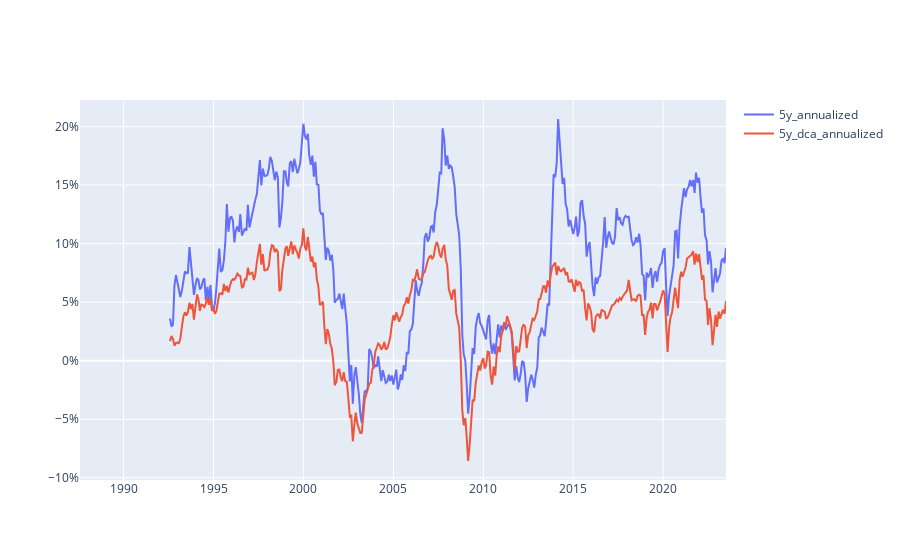

Write notebook code for a chart like this one.
### Code cell
go.Figure(
    [
        go.Scatter(
            x=df['date'],
            y=df[column],
            name=column,
            mode='lines'
            )
        for column in ['5y_annualized', '5y_dca_annualized']
    ],
    layout = go.Layout(
        yaxis=dict(
            tickformat='.0%',
        )
    )
)

### Figure 1 — Plotly figure (JSON) as saved in the notebook; plotly's stock layout.template omitted (floating-point values rounded to 4 significant figures; data arrays with more than 128 entries replaced by an {"elided": "..."} marker saying what was removed)
{"data": [{"mode": "lines", "name": "5y_annualized", "type": "scatter", "x": {"elided": "432 str values"}, "y": {"elided": "432 float values"}}, {"mode": "lines", "name": "5y_dca_annualized", "type": "scatter", "x": {"elided": "432 str values"}, "y": {"elided": "432 float values"}}], "layout": {"yaxis": {"tickformat": ".0%"}}}
